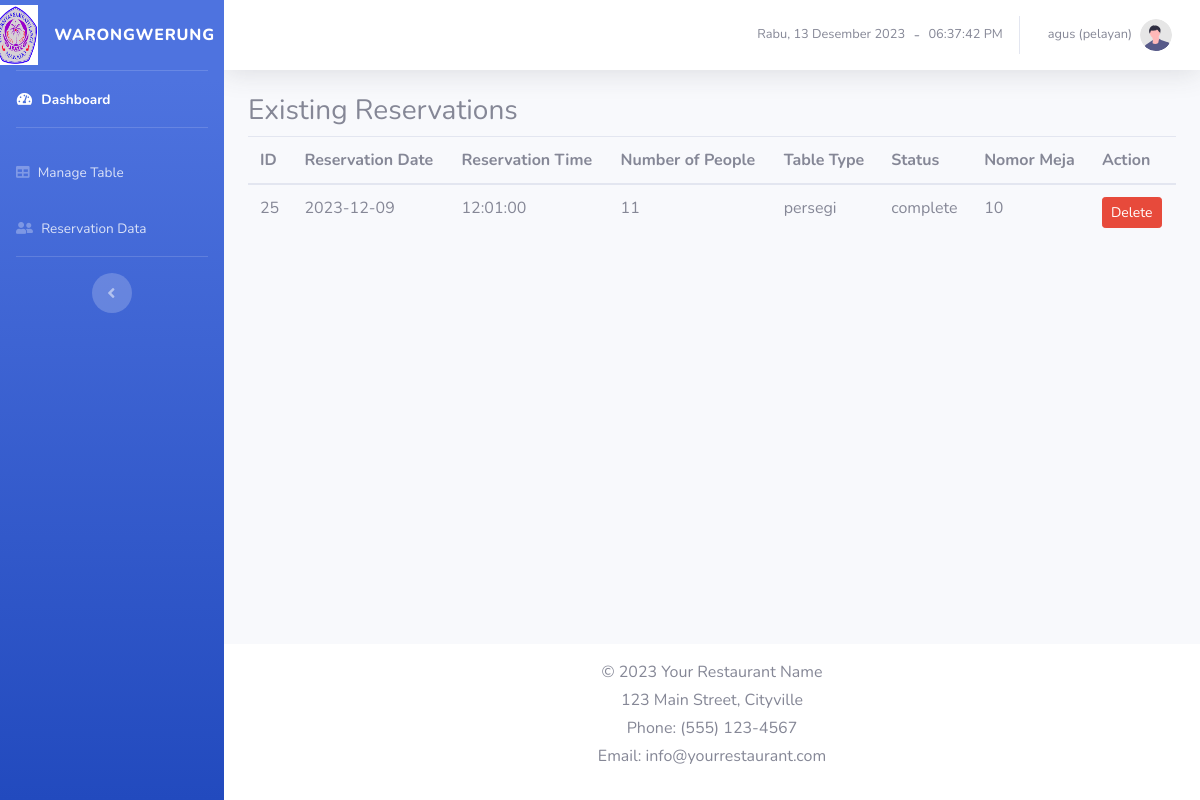
Page /admin/reservation_history.php (signed in) on the committed database.
### tables this page shows
CREATE TABLE `booking` (
  `booking_id` int(11) NOT NULL,
  `username` varchar(255) NOT NULL,
  `reservation_date` date NOT NULL,
  `reservation_time` time NOT NULL,
  `status` enum('pending','confirmed','complete') DEFAULT 'pending',
  `num_people` int(11) NOT NULL,
  `created_at` timestamp NOT NULL DEFAULT current_timestamp(),
  `meja` varchar(255) DEFAULT NULL,
  `nomor_meja` int(11) DEFAULT NULL,
  `notes` text DEFAULT NULL
);

### admin/reservation_history.php (the view, shortened to what this page needs)
<?php
include "../koneksi.php";
include "header.php";
$sql_select = "SELECT * FROM booking WHERE status = 'Complete'";
$result = $conn->query($sql_select);
?>
<!DOCTYPE html>
<html lang="en">
<head>
    <link rel="stylesheet" type="text/css" href="https://cdn.jsdelivr.net/npm/sweetalert2@11.0.20/dist/sweetalert2.min.css">
</head>
<body id="page-top">
    <div id="wrapper">
        <?php include "menu_sidebar.php"; ?>
        <div id="content-wrapper" class="d-flex flex-column">
            <div id="content">
                <?php include "menu_topbar.php"; ?>
                <div class="container-fluid">
                    <div class="row">
                        <div class="col-md-12">
                            <h3>Existing Reservations</h3>
                            <table class="table">
                                <thead>
                                    <tr>
                                        <th>ID</th>
                                        <th>Reservation Date</th>
                                        <th>Reservation Time</th>
                                        <th>Number of People</th>
                                        <th>Table Type</th>
                                        <th>Status</th>
                                        <th>Nomor Meja</th>
                                        <th>Action</th>
                                    </tr>
                                </thead>
                                <tbody>
                                    <?php
                                    if ($result->num_rows > 0) {
                                        while ($row = $result->fetch_assoc()) {
                                            echo "<tr>
                                                    <td>{$row['booking_id']}</td>
                                                    <td>{$row['reservation_date']}</td>
                                                    <td>{$row['reservation_time']}</td>
                                                    <td>{$row['num_people']}</td>
                                                    <td>{$row['meja']}</td>
                                                    <td>{$row['status']}</td>
                                                    <td>{$row['nomor_meja']}</td>
                                                    <td>
                                                        <button class='btn btn-danger btn-sm' onclick=\"showDeleteAlert({$row['booking_id']})\">Delete</button>
                                                    </td>
                                                </tr>";
                                        }
                                    } else {
                                        echo "<tr><td colspan='5'>No reservations found</td></tr>";
                                    }
                                    ?>
                                </tbody>
                            </table>
                        </div>
                    </div>
                </div>
            </div>
            <?php include "footer.php"; ?>
        </div>
    </div>
</body>
</html>

### rows in the picture
booking: booking_id "25", reservation_date "2023-12-09", reservation_time "12:01:00", num_people "11", meja "persegi", status "complete", nomor_meja "10"

### other values in the picture
$username "agus"
$role "pelayan"
